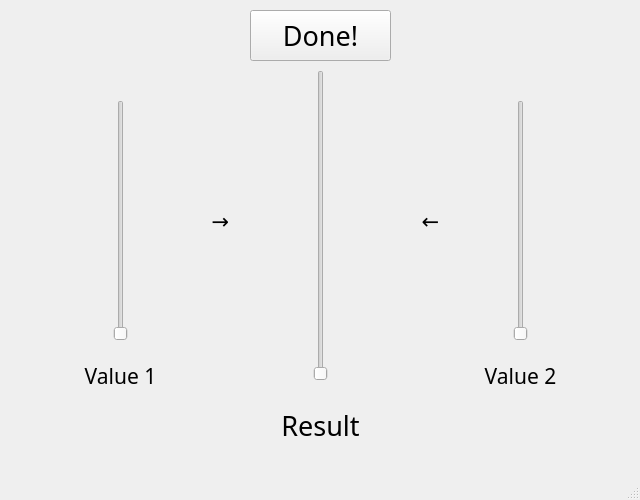
<?xml version="1.0" encoding="UTF-8"?>
<ui version="4.0">
 <class>MainWindow</class>
 <widget class="QMainWindow" name="MainWindow">
  <property name="geometry">
   <rect>
    <x>0</x>
    <y>0</y>
    <width>640</width>
    <height>500</height>
   </rect>
  </property>
  <property name="minimumSize">
   <size>
    <width>640</width>
    <height>500</height>
   </size>
  </property>
  <property name="maximumSize">
   <size>
    <width>1920</width>
    <height>1080</height>
   </size>
  </property>
  <property name="windowTitle">
   <string>Slider Calculator</string>
  </property>
  <widget class="QWidget" name="centralwidget">
   <widget class="QSlider" name="sl_result">
    <property name="geometry">
     <rect>
      <x>260</x>
      <y>70</y>
      <width>121</width>
      <height>311</height>
     </rect>
    </property>
    <property name="orientation">
     <enum>Qt::Vertical</enum>
    </property>
   </widget>
   <widget class="QSlider" name="sl_2">
    <property name="geometry">
     <rect>
      <x>490</x>
      <y>100</y>
      <width>61</width>
      <height>241</height>
     </rect>
    </property>
    <property name="orientation">
     <enum>Qt::Vertical</enum>
    </property>
   </widget>
   <widget class="QSlider" name="sl_">
    <property name="geometry">
     <rect>
      <x>90</x>
      <y>100</y>
      <width>61</width>
      <height>241</height>
     </rect>
    </property>
    <property name="orientation">
     <enum>Qt::Vertical</enum>
    </property>
   </widget>
   <widget class="QPushButton" name="calcul_button">
    <property name="geometry">
     <rect>
      <x>250</x>
      <y>10</y>
      <width>141</width>
      <height>51</height>
     </rect>
    </property>
    <property name="font">
     <font>
      <family>나눔스퀘어</family>
      <pointsize>20</pointsize>
     </font>
    </property>
    <property name="toolTipDuration">
     <number>-1</number>
    </property>
    <property name="text">
     <string>Done!</string>
    </property>
   </widget>
   <widget class="QLabel" name="left">
    <property name="geometry">
     <rect>
      <x>190</x>
      <y>200</y>
      <width>61</width>
      <height>41</height>
     </rect>
    </property>
    <property name="font">
     <font>
      <family>210 Gulim</family>
      <pointsize>16</pointsize>
     </font>
    </property>
    <property name="text">
     <string>→</string>
    </property>
    <property name="alignment">
     <set>Qt::AlignCenter</set>
    </property>
   </widget>
   <widget class="QLabel" name="right">
    <property name="geometry">
     <rect>
      <x>400</x>
      <y>200</y>
      <width>61</width>
      <height>41</height>
     </rect>
    </property>
    <property name="font">
     <font>
      <family>210 Gulim</family>
      <pointsize>16</pointsize>
     </font>
    </property>
    <property name="text">
     <string>←</string>
    </property>
    <property name="alignment">
     <set>Qt::AlignCenter</set>
    </property>
   </widget>
   <widget class="QLabel" name="text_1">
    <property name="geometry">
     <rect>
      <x>70</x>
      <y>350</y>
      <width>101</width>
      <height>51</height>
     </rect>
    </property>
    <property name="font">
     <font>
      <family>210 Gulim</family>
      <pointsize>16</pointsize>
     </font>
    </property>
    <property name="text">
     <string>Value 1</string>
    </property>
    <property name="alignment">
     <set>Qt::AlignCenter</set>
    </property>
   </widget>
   <widget class="QLabel" name="text_2">
    <property name="geometry">
     <rect>
      <x>470</x>
      <y>350</y>
      <width>101</width>
      <height>51</height>
     </rect>
    </property>
    <property name="font">
     <font>
      <family>210 Gulim</family>
      <pointsize>16</pointsize>
     </font>
    </property>
    <property name="text">
     <string>Value 2</string>
    </property>
    <property name="alignment">
     <set>Qt::AlignCenter</set>
    </property>
   </widget>
   <widget class="QLabel" name="text_result">
    <property name="geometry">
     <rect>
      <x>260</x>
      <y>400</y>
      <width>121</width>
      <height>51</height>
     </rect>
    </property>
    <property name="font">
     <font>
      <family>210 Gulim</family>
      <pointsize>20</pointsize>
     </font>
    </property>
    <property name="text">
     <string>Result</string>
    </property>
    <property name="alignment">
     <set>Qt::AlignCenter</set>
    </property>
   </widget>
  </widget>
  <widget class="QMenuBar" name="menubar">
   <property name="geometry">
    <rect>
     <x>0</x>
     <y>0</y>
     <width>640</width>
     <height>21</height>
    </rect>
   </property>
  </widget>
  <widget class="QStatusBar" name="statusbar"/>
 </widget>
 <resources/>
 <connections>
  <connection>
   <sender>sl_</sender>
   <signal>valueChanged(int)</signal>
   <receiver>text_1</receiver>
   <slot>setNum(int)</slot>
   <hints>
    <hint type="sourcelabel">
     <x>115</x>
     <y>319</y>
    </hint>
    <hint type="destinationlabel">
     <x>121</x>
     <y>403</y>
    </hint>
   </hints>
  </connection>
  <connection>
   <sender>sl_2</sender>
   <signal>valueChanged(int)</signal>
   <receiver>text_2</receiver>
   <slot>setNum(int)</slot>
   <hints>
    <hint type="sourcelabel">
     <x>520</x>
     <y>329</y>
    </hint>
    <hint type="destinationlabel">
     <x>520</x>
     <y>391</y>
    </hint>
   </hints>
  </connection>
 </connections>
</ui>
